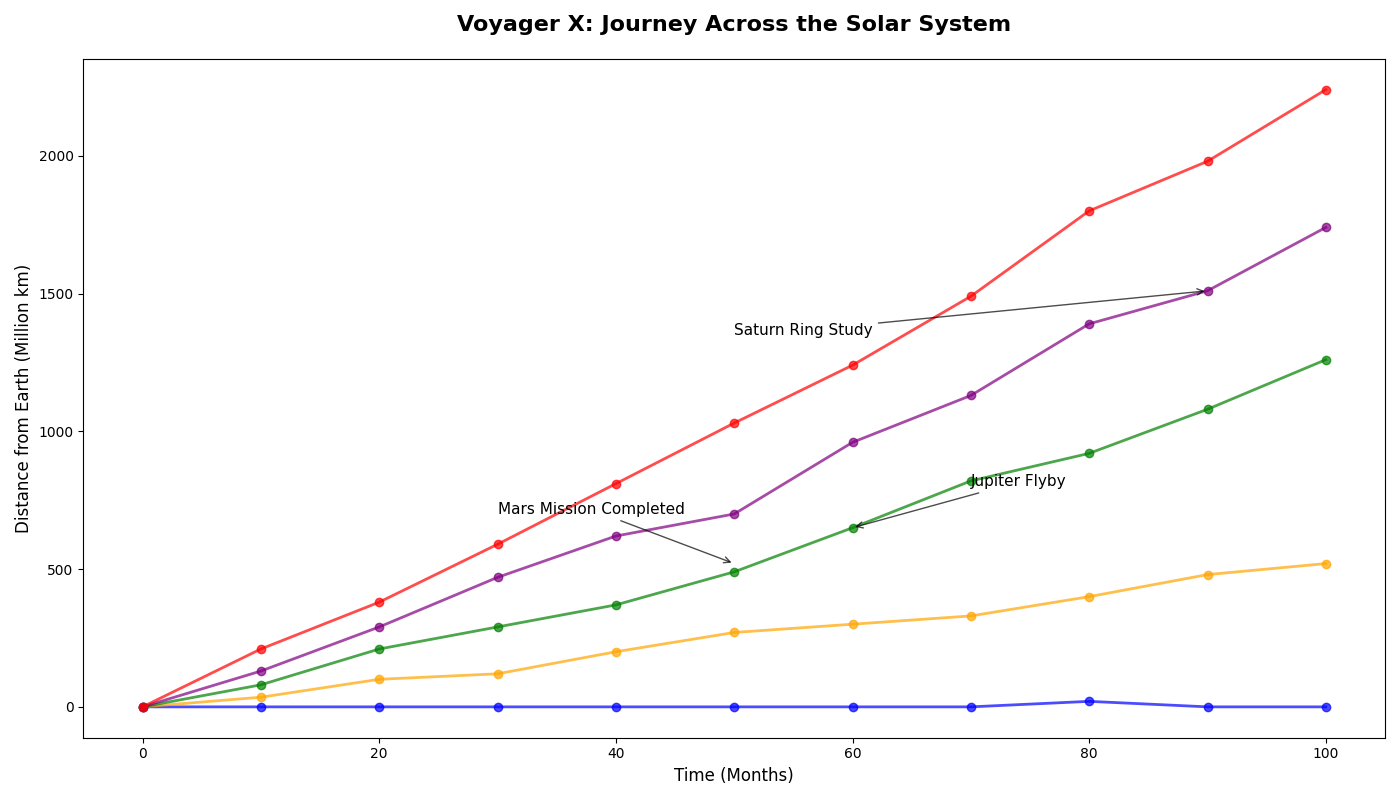

Write the Python code that produced this figure.
import matplotlib.pyplot as plt
import numpy as np

time = np.arange(0, 101, 10)

distance_to_planets = {
    'Earth': [0, 0, 0, 0, 0, 0, 0, 0, 20, 0, 0],
    'Mars': [0, 35, 100, 120, 200, 270, 300, 330, 400, 480, 520],
    'Jupiter': [0, 80, 210, 290, 370, 490, 650, 820, 920, 1080, 1260],
    'Saturn': [0, 130, 290, 470, 620, 700, 960, 1130, 1390, 1510, 1740],
    'Neptune': [0, 210, 380, 590, 810, 1030, 1240, 1490, 1800, 1980, 2240]
}

fig, ax = plt.subplots(figsize=(14, 8))

colors = ['blue', 'orange', 'green', 'purple', 'red']

for idx, (planet, distances) in enumerate(distance_to_planets.items()):
    ax.plot(time, distances, marker='o', linestyle='-', linewidth=2, alpha=0.7, color=colors[idx])

ax.set_title('Voyager X: Journey Across the Solar System', fontsize=16, fontweight='bold', pad=20)
ax.set_xlabel('Time (Months)', fontsize=12)
ax.set_ylabel('Distance from Earth (Million km)', fontsize=12)

ax.annotate('Mars Mission Completed', xy=(50, 520), xytext=(30, 700),
            arrowprops=dict(facecolor='black', arrowstyle='->', alpha=0.7), fontsize=11)
ax.annotate('Jupiter Flyby', xy=(60, 650), xytext=(70, 800),
            arrowprops=dict(facecolor='black', arrowstyle='->', alpha=0.7), fontsize=11)
ax.annotate('Saturn Ring Study', xy=(90, 1510), xytext=(50, 1350),
            arrowprops=dict(facecolor='black', arrowstyle='->', alpha=0.7), fontsize=11)

fig.tight_layout()

plt.show()
